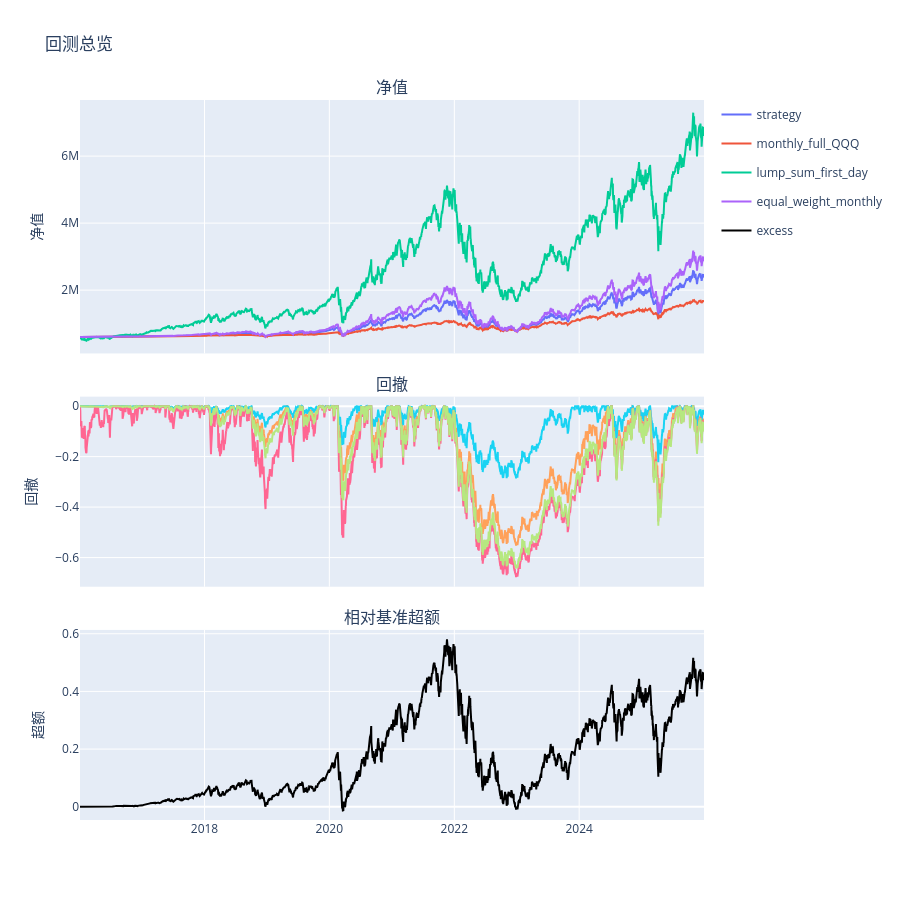

Notebook code cell kept with this figure:
### Code cell
fig_summary_dashboard(results).show()

### Figure 1 — Plotly figure (JSON) as saved in the notebook; plotly's stock layout.template omitted (floating-point values rounded to 4 significant figures; data arrays with more than 128 entries replaced by an {"elided": "..."} marker saying what was removed)
{"data": [{"legendgroup": "strategy", "mode": "lines", "name": "strategy", "type": "scatter", "x": {"elided": "2514 str values"}, "xaxis": "x", "y": {"elided": "2514 float values"}, "yaxis": "y"}, {"legendgroup": "monthly_full_QQQ", "mode": "lines", "name": "monthly_full_QQQ", "type": "scatter", "x": {"elided": "2514 str values"}, "xaxis": "x", "y": {"elided": "2514 float values"}, "yaxis": "y"}, {"legendgroup": "lump_sum_first_day", "mode": "lines", "name": "lump_sum_first_day", "type": "scatter", "x": {"elided": "2514 str values"}, "xaxis": "x", "y": {"elided": "2514 float values"}, "yaxis": "y"}, {"legendgroup": "equal_weight_monthly", "mode": "lines", "name": "equal_weight_monthly", "type": "scatter", "x": {"elided": "2514 str values"}, "xaxis": "x", "y": {"elided": "2514 float values"}, "yaxis": "y"}, {"legendgroup": "strategy", "mode": "lines", "name": "strategy", "showlegend": false, "type": "scatter", "x": {"elided": "2514 str values"}, "xaxis": "x2", "y": {"elided": "2514 float values"}, "yaxis": "y2"}, {"legendgroup": "monthly_full_QQQ", "mode": "lines", "name": "monthly_full_QQQ", "showlegend": false, "type": "scatter", "x": {"elided": "2514 str values"}, "xaxis": "x2", "y": {"elided": "2514 float values"}, "yaxis": "y2"}, {"legendgroup": "lump_sum_first_day", "mode": "lines", "name": "lump_sum_first_day", "showlegend": false, "type": "scatter", "x": {"elided": "2514 str values"}, "xaxis": "x2", "y": {"elided": "2514 float values"}, "yaxis": "y2"}, {"legendgroup": "equal_weight_monthly", "mode": "lines", "name": "equal_weight_monthly", "showlegend": false, "type": "scatter", "x": {"elided": "2514 str values"}, "xaxis": "x2", "y": {"elided": "2514 float values"}, "yaxis": "y2"}, {"line": {"color": "black"}, "mode": "lines", "name": "excess", "type": "scatter", "x": {"elided": "2514 str values"}, "xaxis": "x3", "y": {"elided": "2514 float values"}, "yaxis": "y3"}], "layout": {"annotations": [{"font": {"size": 16}, "showarrow": false, "text": "净值", "x": 0.5, "xanchor": "center", "xref": "paper", "y": 1.0, "yanchor": "bottom", "yref": "paper"}, {"font": {"size": 16}, "showarrow": false, "text": "回撤", "x": 0.5, "xanchor": "center", "xref": "paper", "y": 0.588, "yanchor": "bottom", "yref": "paper"}, {"font": {"size": 16}, "showarrow": false, "text": "相对基准超额", "x": 0.5, "xanchor": "center", "xref": "paper", "y": 0.264, "yanchor": "bottom", "yref": "paper"}], "height": 900, "hovermode": "x unified", "title": {"text": "回测总览"}, "xaxis": {"anchor": "y", "domain": [0.0, 1.0], "matches": "x3", "showticklabels": false}, "xaxis2": {"anchor": "y2", "domain": [0.0, 1.0], "matches": "x3", "showticklabels": false}, "xaxis3": {"anchor": "y3", "domain": [0.0, 1.0]}, "yaxis": {"anchor": "x", "domain": [0.648, 1.0], "title": {"text": "净值"}}, "yaxis2": {"anchor": "x2", "domain": [0.324, 0.588], "title": {"text": "回撤"}}, "yaxis3": {"anchor": "x3", "domain": [0.0, 0.264], "title": {"text": "超额"}}}}
